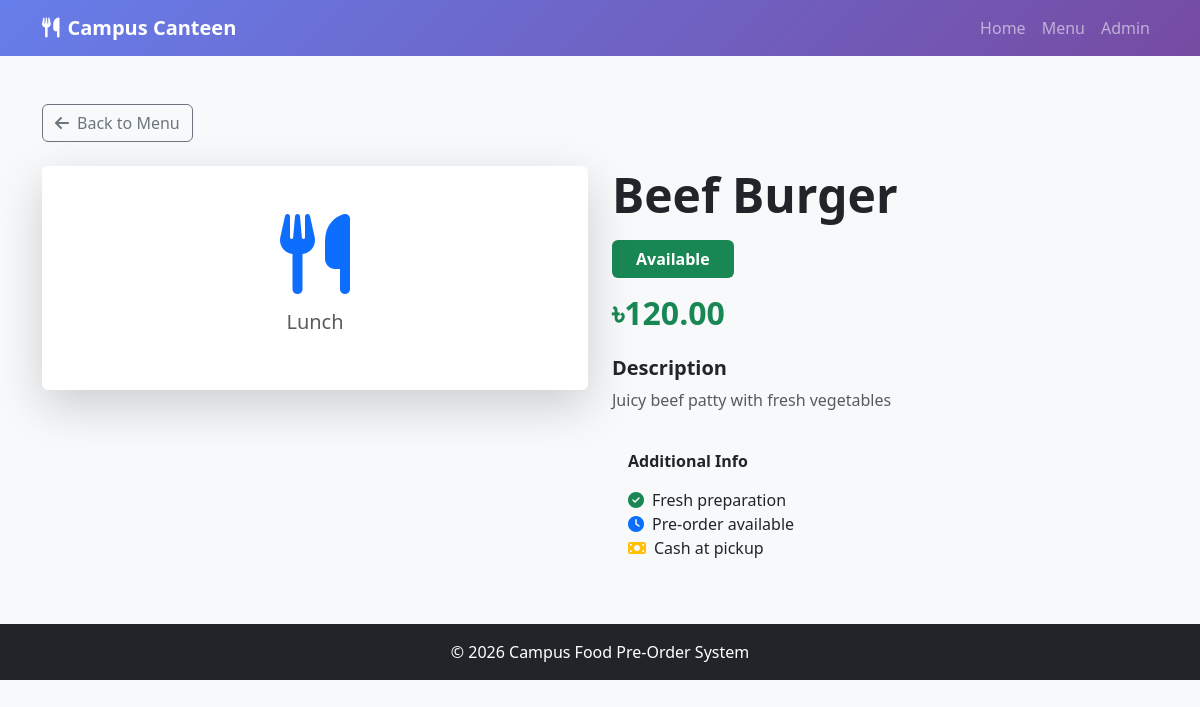
Screenshot of /item/4/ with the database file from the repository.
### canteen/models.py (models this page shows, shortened)
class FoodItem(models.Model):
    category = models.ForeignKey(
        Category,
        on_delete=models.CASCADE,
        related_name='food_items'
    )
    name = models.CharField(max_length=200)
    description = models.TextField(blank=True)
    price = models.DecimalField(max_digits=6, decimal_places=2)
    image = models.ImageField(upload_to='food_images/', blank=True, null=True)
    is_available = models.BooleanField(default=True)
    created_at = models.DateTimeField(auto_now_add=True)
    updated_at = models.DateTimeField(auto_now=True)
    class Meta:
        ordering = ['category', 'name']
    def get_availability_status(self):
        return "Available" if self.is_available else "Sold Out"

class Category(models.Model):
    CATEGORY_CHOICES = [
        ('breakfast', 'Breakfast'),
        ('lunch', 'Lunch'),
        ('snacks', 'Snacks'),
        ('drinks', 'Drinks'),
    ]
    name = models.CharField(max_length=50, choices=CATEGORY_CHOICES, unique=True)
    description = models.TextField(blank=True)
    created_at = models.DateTimeField(auto_now_add=True)
    class Meta:
        verbose_name_plural = "Categories"
        ordering = ['name']

### canteen/views.py (the view)
# urls.py: path('item/<int:item_id>/', views.food_item_detail, name='food_detail'),
def food_item_detail(request, item_id):
    food_item = get_object_or_404(FoodItem, id=item_id)
    related_items = FoodItem.objects.filter(
        category=food_item.category,
        is_available=True
    ).exclude(id=item_id)[:4]
    context = {
        'food_item': food_item,
        'related_items': related_items,
    }
    return render(request, 'canteen/food_detail.html', context)

### canteen/templates/canteen/food_detail.html (shortened to what this page needs)
{% extends 'canteen/base.html' %}
{% block content %}
<div class="container my-5">
    <a href="{% url 'canteen:home' %}" class="btn btn-outline-secondary mb-4">
        <i class="fas fa-arrow-left me-2"></i>Back to Menu
    </a>
    <div class="row">
        <div class="col-md-6">
            <div class="card shadow-lg border-0">
                <div class="card-body text-center p-5">
                    <i class="fas fa-utensils fa-5x text-primary mb-3"></i>
                    <h5 class="text-muted">{{ food_item.category.get_name_display }}</h5>
                </div>
            </div>
        </div>
        <div class="col-md-6">
            <h1 class="display-5 fw-bold mb-3">{{ food_item.name }}</h1>
            <span class="badge {% if food_item.is_available %}bg-success{% else %}bg-danger{% endif %} mb-3" style="font-size: 1rem; padding: 0.7rem 1.5rem;">
                {{ food_item.get_availability_status }}
            </span>
            <h2 class="text-success fw-bold mb-4">৳{{ food_item.price }}</h2>
            <div class="mb-4">
                <h5 class="fw-bold">Description</h5>
                <p class="text-muted">{{ food_item.description|default:"Delicious food item from our canteen." }}</p>
            </div>
            <div class="card bg-light border-0">
                <div class="card-body">
                    <h6 class="fw-bold mb-3">Additional Info</h6>
                    <ul class="list-unstyled mb-0">
                        <li><i class="fas fa-check-circle text-success me-2"></i>Fresh preparation</li>
                        <li><i class="fas fa-clock text-primary me-2"></i>Pre-order available</li>
                        <li><i class="fas fa-money-bill text-warning me-2"></i>Cash at pickup</li>
                    </ul>
                </div>
            </div>
        </div>
    </div>
</div>
{% endblock %}

### canteen/templates/canteen/base.html (style rules this page uses)
body { background-color: #f8f9fa; }

### rows the page displays
FoodItem: category.name "Lunch", name "Beef Burger", get_availability_status "Available", price "120.00", description "Juicy beef patty with fresh vegetables"
